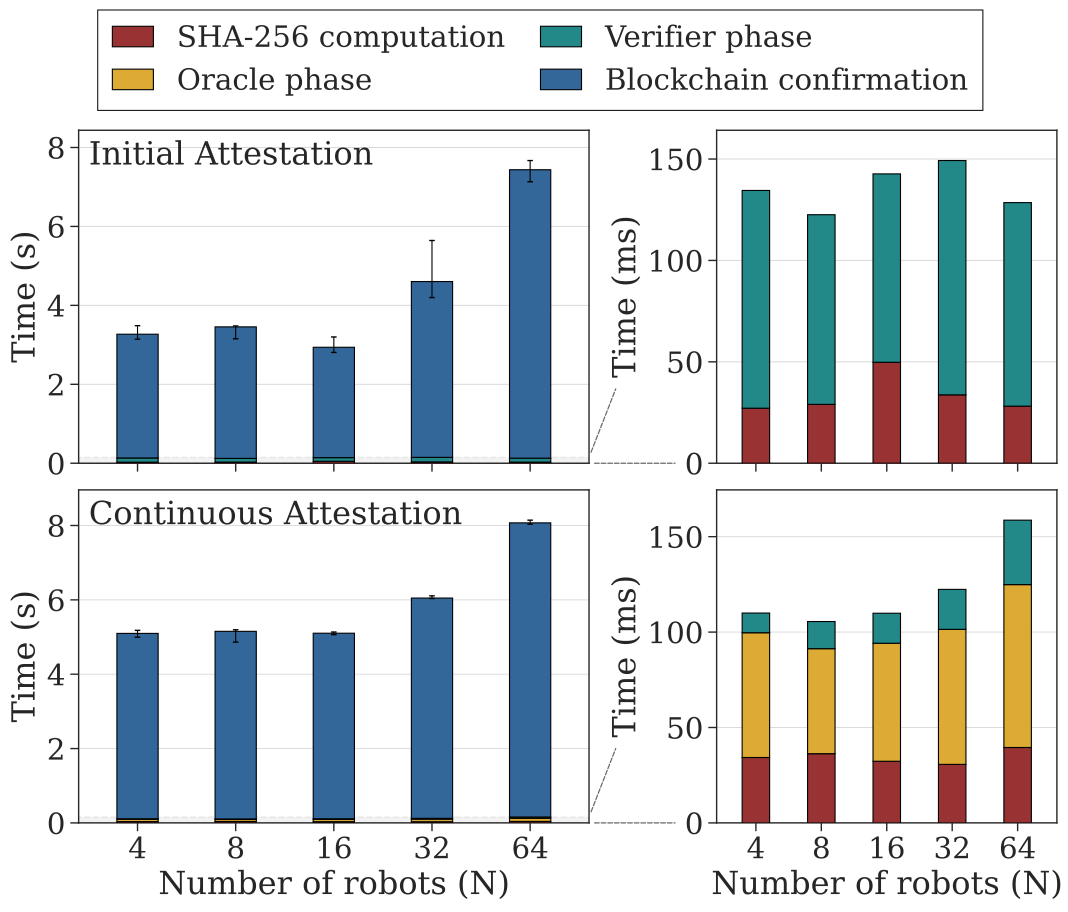

This chart was generated by the following Python code:
#!/usr/bin/env python3
"""
Prover attestation cycle breakdown — startup (top) and continuous (bottom).
Each row has a main panel (seconds) and a zoomed panel (milliseconds).
Rows share a common x-axis (N values).
"""

from pathlib import Path
import matplotlib.patches as mpatches
import matplotlib.pyplot as plt
from matplotlib.patches import ConnectionPatch
import pandas as pd
import seaborn as sns

INPUT_STARTUP    = "../data/attestation-times/_summary/durations_per_run_startup.csv"
INPUT_CONTINUOUS = "../data/attestation-times/_summary/durations_per_run_{VARIANT}.csv"
VARIANT    = "rr"
SSP_MS     = 20000
ITERQ      = 1
CPU_LIMIT  = 0.4
N_VALUES   = [4, 8, 16, 32, 64]

METRIC     = "median"  # "median" → median + IQR  |  "mean" → mean ± std

FONT_SCALE = 2.4
BAR_WIDTH  = 0.42
HEADROOM   = 1.10
EPS        = 1e-4

C_SHA256   = "#993333"
C_ORACLE   = "#DDAA33"
C_VERIFIER = "#228888"
C_BC       = "#336699"

LABELS = {
    "oracle":     "Oracle phase",
    "verifier":   "Verifier phase",
    "sha256":     "SHA-256 computation",
    "blockchain": "Blockchain confirmation",
}
COLORS = {"oracle": C_ORACLE, "verifier": C_VERIFIER, "sha256": C_SHA256, "blockchain": C_BC}
ORDER  = ["sha256", "oracle", "verifier", "blockchain"]


def _agg(df, n, group, role, metric):
    sub = df[
        (df["n_robots"] == n) &
        (df["participant_group"] == group) &
        (df["role"] == role) &
        (df["metric"] == metric)
    ]
    if sub.empty:
        return 0.0, 0.0, 0.0
    run_vals = sub.groupby("run")["run_mean_s"].mean()
    if METRIC == "mean":
        c   = float(run_vals.mean())
        err = float(run_vals.std(ddof=1))
        return c, err, err
    c   = float(run_vals.median())
    p25 = float(run_vals.quantile(0.25))
    p75 = float(run_vals.quantile(0.75))
    return c, c - p25, p75 - c


def _central(df, n, group, role, metric):
    return _agg(df, n, group, role, metric)[0]


def build_segments(df, n, mode):
    prover_total, err_lo, err_hi = _agg(df, n, "Robot", "prover", "total_lifecycle")
    e2e    = _central(df, n, "Robot", "prover", "e2e_blockchain")
    sha256 = max(0.0, prover_total - e2e)

    if mode == "continuous":
        oracle     = _central(df, n, "SECaaS", "oracle",   "total_lifecycle")
        verifier   = _central(df, n, "Robot",  "verifier", "total_lifecycle")
        blockchain = max(0.0, prover_total - oracle - verifier - sha256)
        segs = [
            ("sha256",     sha256,     C_SHA256),
            ("oracle",     oracle,     C_ORACLE),
            ("verifier",   verifier,   C_VERIFIER),
            ("blockchain", blockchain, C_BC),
        ]
    else:
        verifier   = _central(df, n, "SECaaS", "verifier", "total_lifecycle")
        blockchain = max(0.0, prover_total - verifier - sha256)
        segs = [
            ("sha256",     sha256,     C_SHA256),
            ("verifier",   verifier,   C_VERIFIER),
            ("blockchain", blockchain, C_BC),
        ]
    return segs, err_lo, err_hi


def draw_stack(ax, x, segments, err_lo, err_hi):
    bottom = 0.0
    for _, val, color in segments:
        if val > EPS:
            ax.bar(x, val, bottom=bottom, width=BAR_WIDTH,
                   color=color, edgecolor="black", linewidth=0.8, zorder=3)
            bottom += val
    if err_lo > 0 or err_hi > 0:
        ax.errorbar(x, bottom, yerr=[[err_lo], [err_hi]], fmt="none",
                    color="black", capsize=2.0, linewidth=0.8, zorder=5)
    return bottom + err_hi


def draw_row(ax, ax_z, sub, mode, n_values, fig, is_bottom, panel_label):
    zoom_keys = ["sha256", "oracle", "verifier"] if mode == "continuous" else ["sha256", "verifier"]

    # ── main panel ────────────────────────────────────────────────────────────
    all_segs = {}
    max_top  = 0.0
    used     = set()
    for i, n in enumerate(n_values):
        segs, err_lo, err_hi = build_segments(sub, n, mode)
        all_segs[n] = (segs, err_lo, err_hi)
        top = draw_stack(ax, i, segs, err_lo, err_hi)
        max_top = max(max_top, top)
        used.update(k for k, v, _ in segs if v > EPS)

    ax.set_xticks(range(len(n_values)))
    ax.set_xlim(-0.6, len(n_values) - 0.4)
    ax.set_ylim(0, max_top * HEADROOM)
    ax.set_ylabel("Time (s)")
    ax.tick_params(axis="both", which="major", length=6, width=1.0, direction="out")
    ax.grid(axis="y", which="major", linestyle="-", linewidth=0.7, alpha=0.75)
    ax.set_axisbelow(True)

    if is_bottom:
        ax.set_xticklabels([str(n) for n in n_values])
        ax.set_xlabel("Number of robots (N)")
    else:
        ax.tick_params(labelbottom=False)

    ax.text(0.02, 0.97, panel_label, transform=ax.transAxes,
            va="top", ha="left", fontsize=plt.rcParams.get("axes.titlesize", 10))

    # ── zoom panel ────────────────────────────────────────────────────────────
    max_top_z = 0.0
    for i, n in enumerate(n_values):
        segs, _, _ = all_segs[n]
        bottom = 0.0
        for key, val, color in segs:
            if key not in zoom_keys:
                continue
            val_ms = val * 1000.0
            if val_ms > EPS:
                ax_z.bar(i, val_ms, bottom=bottom, width=BAR_WIDTH,
                         color=color, edgecolor="black", linewidth=0.8, zorder=3)
                bottom += val_ms
        max_top_z = max(max_top_z, bottom)

    ax_z.set_xticks(range(len(n_values)))
    ax_z.set_xlim(-0.6, len(n_values) - 0.4)
    ax_z.set_ylim(0, max_top_z * HEADROOM)
    ax_z.set_ylabel("Time (ms)")
    ax_z.tick_params(axis="both", which="major", length=6, width=1.0, direction="out")
    ax_z.grid(axis="y", which="major", linestyle="-", linewidth=0.7, alpha=0.75)
    ax_z.set_axisbelow(True)

    if is_bottom:
        ax_z.set_xticklabels([str(n) for n in n_values])
        ax_z.set_xlabel("Number of robots (N)")
    else:
        ax_z.tick_params(labelbottom=False)

    # ── zoom indicator ────────────────────────────────────────────────────────
    zoom_top_s = max_top_z / 1000.0
    top_frac   = zoom_top_s / (max_top * HEADROOM)
    xlim       = ax.get_xlim()

    ax.add_patch(mpatches.FancyBboxPatch(
        (xlim[0], 0), xlim[1] - xlim[0], zoom_top_s,
        boxstyle="square,pad=0", linewidth=1.2,
        edgecolor="dimgray", facecolor="gray", alpha=0.10,
        linestyle="--", zorder=2,
    ))

    for (y_frac_l, y_frac_r), shrink_b in [((top_frac, 1.0), 200), ((0.0, 0.0), 30)]:
        fig.add_artist(ConnectionPatch(
            xyA=(1, y_frac_l), coordsA="axes fraction",
            xyB=(0, y_frac_r), coordsB="axes fraction",
            axesA=ax, axesB=ax_z,
            color="dimgray", linestyle="--", linewidth=0.9, zorder=10,
            shrinkA=4, shrinkB=shrink_b,
        ))


def main():
    script_dir = Path(__file__).parent.resolve()

    sns.set_theme(context="paper", style="ticks",
                  rc={"xtick.direction": "out", "ytick.direction": "out"},
                  font_scale=FONT_SCALE)
    plt.rcParams.update({"font.family": "serif"})

    startup_path    = (script_dir / INPUT_STARTUP).resolve()
    continuous_path = (script_dir / INPUT_CONTINUOUS.format(VARIANT=VARIANT)).resolve()

    for path, label in [(startup_path, "startup"), (continuous_path, "continuous")]:
        if not path.exists():
            print(f"[WARN] Missing: {path}")
            return

    df_s = pd.read_csv(startup_path)
    df_s = df_s[df_s["n_robots"].isin(N_VALUES)]

    df_c = pd.read_csv(continuous_path)
    df_c = df_c[
        (df_c["n_robots"].isin(N_VALUES)) &
        (df_c["ssp_ms"]    == SSP_MS) &
        (df_c["iterq"]     == ITERQ) &
        (df_c["cpu_limit"] == CPU_LIMIT)
    ].copy()

    if df_s.empty or df_c.empty:
        print("[WARN] One or both datasets are empty after filtering.")
        return

    n_s = sorted(df_s["n_robots"].unique().tolist())
    n_c = sorted(df_c["n_robots"].unique().tolist())

    fig = plt.figure(figsize=(11, 9))
    gs  = fig.add_gridspec(
        2, 2,
        width_ratios=[3, 2],
        hspace=0.08,
        wspace=0.30,
        left=0.08, right=0.97, top=0.84, bottom=0.07,
    )

    ax_s  = fig.add_subplot(gs[0, 0])
    ax_sz = fig.add_subplot(gs[0, 1])
    ax_c  = fig.add_subplot(gs[1, 0], sharex=ax_s)
    ax_cz = fig.add_subplot(gs[1, 1], sharex=ax_sz)

    draw_row(ax_s,  ax_sz, df_s, "startup",    n_s, fig, is_bottom=False, panel_label="Initial Attestation")
    draw_row(ax_c,  ax_cz, df_c, "continuous", n_c, fig, is_bottom=True,  panel_label="Continuous Attestation")

    # Shared legend at top — continuous mode covers all segments
    legend_handles = [
        mpatches.Patch(facecolor=COLORS[k], edgecolor="black", label=LABELS[k])
        for k in ORDER
    ]
    fig.legend(handles=legend_handles, loc="upper center", bbox_to_anchor=(0.5, 0.99),
               ncol=2, frameon=True, framealpha=0.9, fancybox=False,
               edgecolor="black", borderpad=0.5, handlelength=1.4,
               columnspacing=1.2)

    out_path = script_dir / "barplot_attestation_time_v5_combined.pdf"
    fig.savefig(out_path, dpi=300, bbox_inches="tight")
    plt.close(fig)
    print(f"[OK] Saved: {out_path}")


if __name__ == "__main__":
    main()
